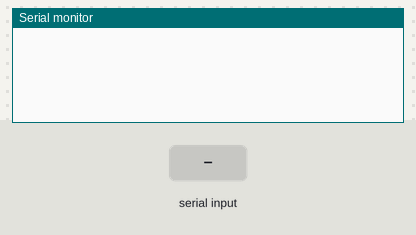
Recording of a sketch running on a simulated Arduino Uno, built with avr-gcc and run on an emulated ATmega328P. On the bench: the last lines printed to the serial monitor. The inputs (shaded band) are chosen by the test bench.

Above: at 1.2 s.
1.3 s: "90,45\n" received over the second serial link
At 2.3 s:
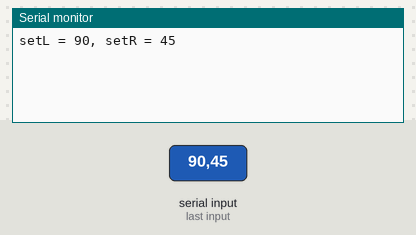
4.3 s: "30,150\n" received over the second serial link
At 4.6 s:
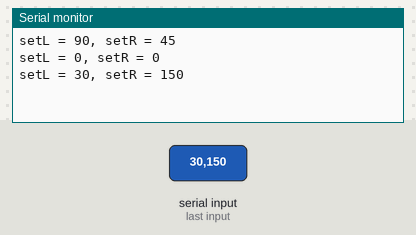
Timing chart, 0 to 7.3 s (numbered marks = the images above; inputs shaded):
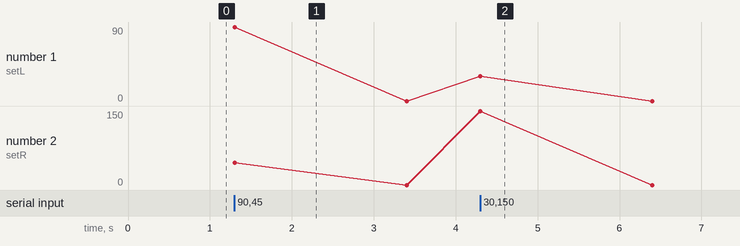

Measured:
- after the input at 1.3 s, the serial monitor: prints a new line at once (image 1)
- after the input at 4.3 s, the serial monitor: prints a new line at once (image 2)

The sketch:

receive_serial.ino
```cpp
//Nano reciever
// read two ints from a Uno
// see Uno_transmitter.ino

#include <SoftwareSerial.h>
int setL, setR;

SoftwareSerial mySerial(4, 5); // RX, TX

void setup()
{

 Serial.begin(4800);
 Serial.flush();
 mySerial.begin(4800);
 mySerial.flush();

}

void loop()
{
 if (mySerial.available()) {   //read the two speeds

   int setL = mySerial.parseInt();
   int setR = mySerial.parseInt();

   //if (mySerial.read() == '\n') {
     Serial.print("setL = ");
     Serial.print(setL);
     Serial.print(", setR = ");
     Serial.println(setR);
   //}
}
 delay(100);
}
```
